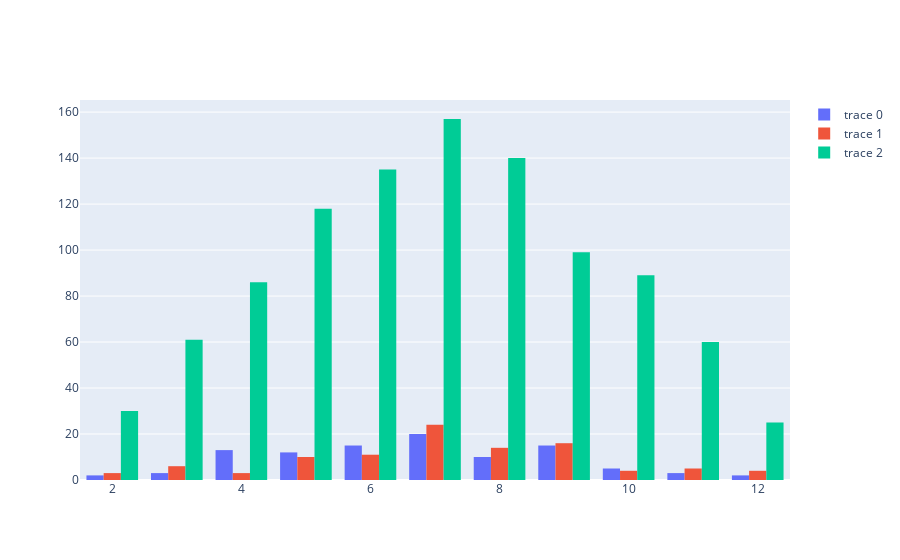

The notebook cell this image was saved under:
### Markdown cell above
## Гистограмма

### Code cell
dices2 = pd.DataFrame(np.random.randint(low=1, high=7, size=(100, 2)), columns=('Кость 1', 'Кость 2'))
dices2['Сумма'] = dices2['Кость 1'] + dices2['Кость 2']
dices3 = pd.DataFrame(np.random.randint(low=1, high=7, size=(1000, 2)), columns=('Кость 1', 'Кость 2'))
dices3['Сумма'] = dices3['Кость 1'] + dices3['Кость 2']

fig = go.Figure()
fig.add_trace(go.Histogram(x=dices['Сумма']))
fig.add_trace(go.Histogram(x=dices2['Сумма']))
fig.add_trace(go.Histogram(x=dices3['Сумма']))
fig.show()

### Figure 1 — Plotly figure (JSON) as saved in the notebook; plotly's stock layout.template omitted (floating-point values rounded to 4 significant figures; data arrays with more than 128 entries replaced by an {"elided": "..."} marker saying what was removed)
{"data": [{"type": "histogram", "x": [11, 6, 7, 8, 9, 7, 9, 4, 3, 7, 6, 8, 11, 10, 9, 4, 9, 7, 9, 8, 8, 9, 4, 5, 12, 6, 6, 5, 7, 6, 5, 4, 7, 6, 7, 7, 9, 5, 10, 7, 10, 2, 10, 7, 5, 4, 9, 7, 5, 4, 4, 4, 4, 11, 6, 9, 9, 9, 7, 4, 6, 9, 7, 5, 5, 5, 9, 6, 8, 7, 4, 10, 9, 6, 6, 8, 8, 6, 12, 7, 3, 7, 5, 8, 5, 2, 4, 5, 7, 4, 7, 6, 8, 6, 8, 3, 6, 7, 7, 9]}, {"type": "histogram", "x": [2, 2, 9, 8, 9, 8, 5, 8, 3, 7, 4, 7, 8, 8, 6, 9, 10, 7, 8, 7, 11, 10, 7, 6, 5, 3, 4, 9, 7, 3, 7, 8, 6, 12, 5, 3, 8, 5, 5, 8, 6, 7, 9, 10, 9, 7, 7, 6, 12, 8, 11, 4, 9, 10, 11, 5, 5, 7, 7, 6, 7, 9, 7, 6, 5, 7, 7, 9, 9, 9, 7, 6, 8, 7, 6, 7, 8, 8, 11, 7, 7, 5, 7, 7, 9, 11, 8, 7, 9, 6, 9, 12, 3, 12, 9, 5, 9, 6, 2, 3]}, {"type": "histogram", "x": {"elided": "1000 int values"}}], "layout": {"autosize": true, "xaxis": {"autorange": true, "range": [1.5, 12.5], "type": "linear"}, "yaxis": {"autorange": true, "range": [0, 165.3]}}}
